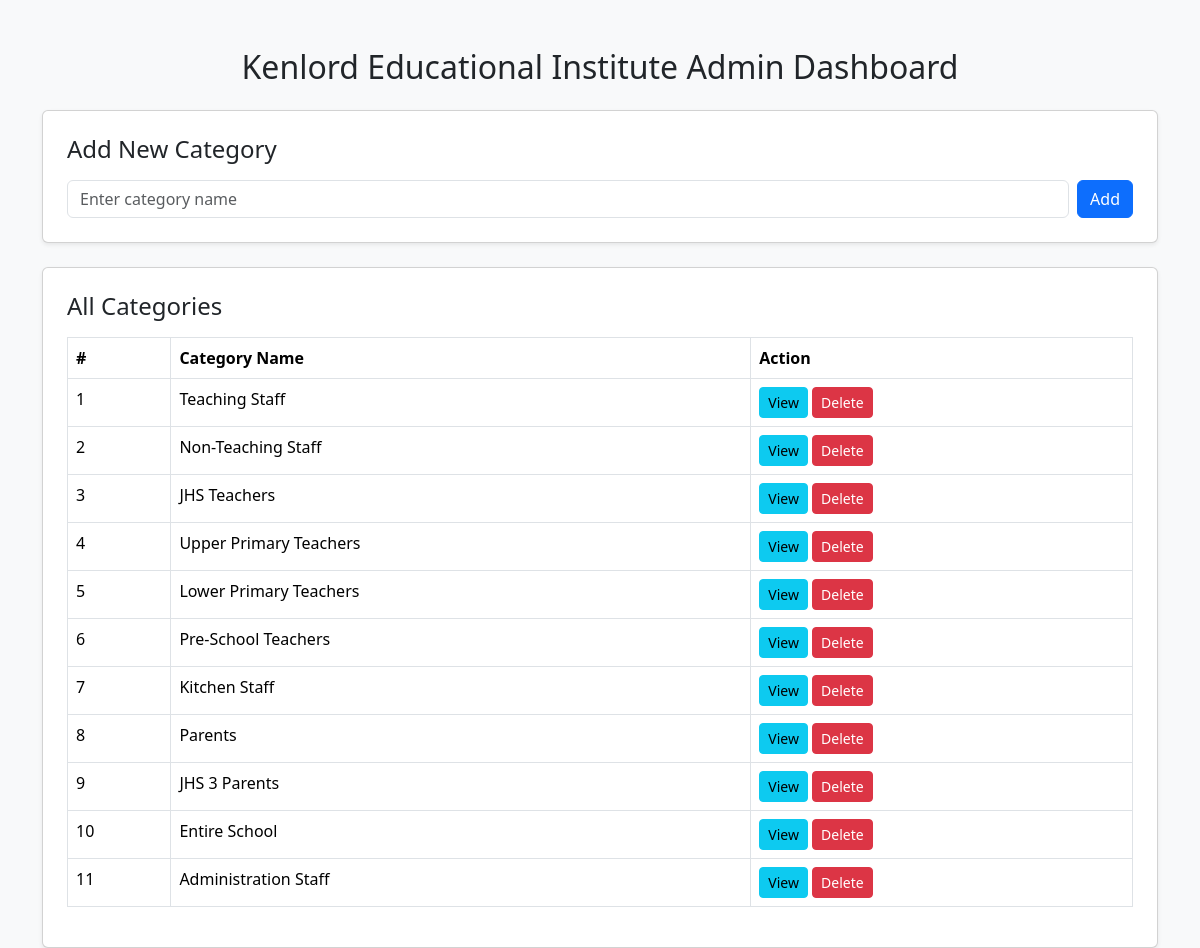
Page /dashboard (signed in) on the earlier database version.
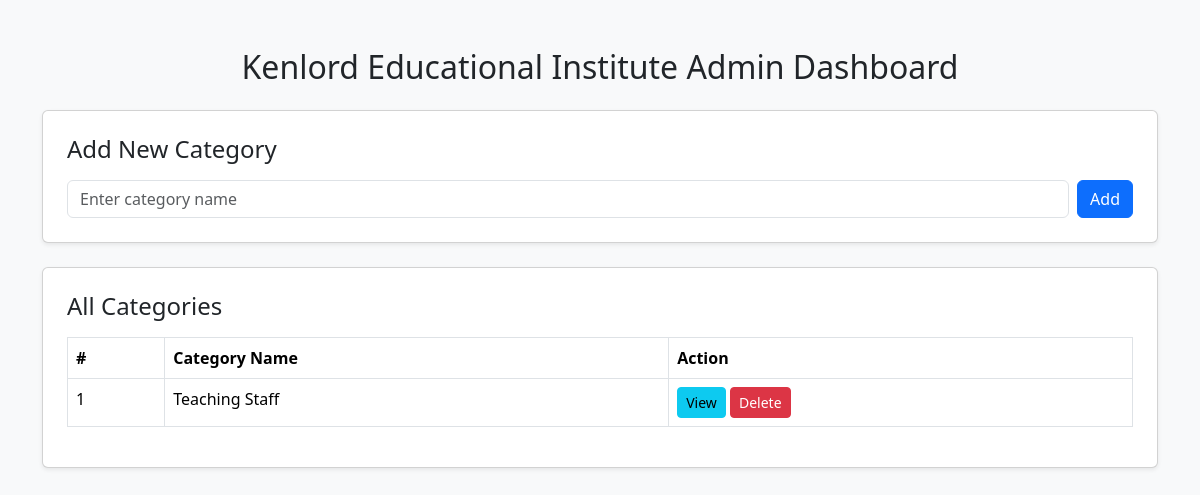
Same page on the later database version.
### models.py (models this page shows, shortened)
class Category(db.Model):
    id = db.Column(db.Integer, primary_key=True)
    name = db.Column(db.String(100), unique=True, nullable=False)
    contacts = db.relationship('Contact', backref='category', lazy=True)

### app.py (the view)
@app.route('/dashboard')
@login_required
def dashboard():
    categories = Category.query.all()
    return render_template('dashboard.html', categories=categories)

### app.py (called while the page is built)
@login_manager.user_loader
def load_user(user_id):
    return User.query.get(int(user_id))

### templates/dashboard.html (shortened to what this page needs)
<!DOCTYPE html>
<html lang="en">
<head>
    <link href="https://cdn.jsdelivr.net/npm/bootstrap@5.3.2/dist/css/bootstrap.min.css" rel="stylesheet">
</head>
<body class="bg-light">
<div class="container mt-5">
    <h2 class="text-center mb-4">Kenlord Educational Institute Admin Dashboard</h2>
    <div class="card p-4 shadow-sm mb-4">
        <h4>Add New Category</h4>
        <form action="{{ url_for('add_category') }}" method="POST" class="d-flex gap-2 mt-2">
            <input type="text" name="name" class="form-control" placeholder="Enter category name" required>
            <button class="btn btn-primary">Add</button>
        </form>
    </div>
    <div class="card p-4 shadow-sm">
        <h4 class="mb-3">All Categories</h4>
        <table class="table table-bordered table-hover">
            <thead>
                <tr>
                    <th>#</th>
                    <th>Category Name</th>
                    <th>Action</th>
                </tr>
            </thead>
            <tbody>
                {% for category in categories %}
                <tr>
                    <td>{{ loop.index }}</td>
                    <td>{{ category.name }}</td>
                    <td>
    <a href="{{ url_for('view_contacts', category_id=category.id) }}" class="btn btn-sm btn-info">View</a>
    <form action="{{ url_for('delete_category', id=category.id) }}" method="POST" class="d-inline" onsubmit="return confirm('Delete this category?');">
        <button class="btn btn-danger btn-sm">Delete</button>
    </form>
</td>
                </tr>
                {% else %}
                <tr>
                    <td colspan="3" class="text-center text-muted">No categories found</td>
                </tr>
                {% endfor %}
            </tbody>
        </table>
    </div>
</div>
</body>
</html>

Differences in the rows shown:
removed Category: name "Non-Teaching Staff"
removed Category: name "JHS Teachers"
removed Category: name "Upper Primary Teachers"
removed Category: name "Lower Primary Teachers"
removed Category: name "Pre-School Teachers"
removed Category: name "Kitchen Staff"
removed Category: name "Parents"
removed Category: name "JHS 3 Parents"
removed Category: name "Entire School"
removed Category: name "Administration Staff"
